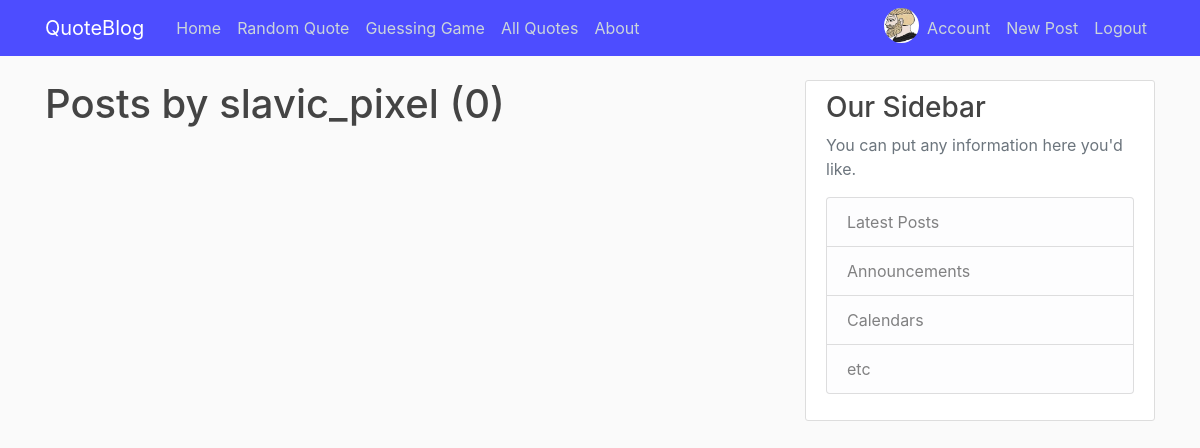
The app's page /user/slavic_pixel (signed in), older data.
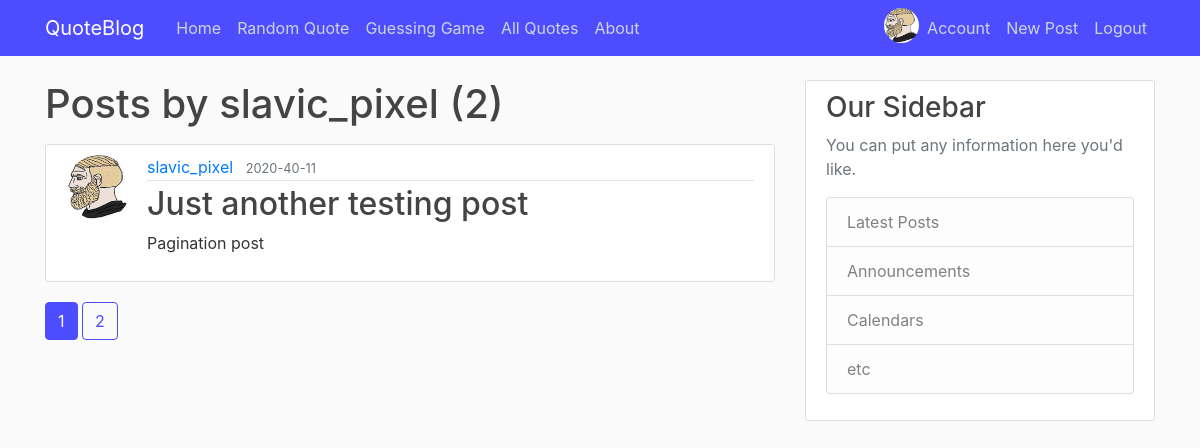
The same page, newer data.
### quoteblog/models.py (models this page shows, shortened)
class Post(db.Model):
    id = db.Column(db.Integer, primary_key=True)
    title =  db.Column(db.String(100), nullable=False)
    date_posted = db.Column(db.DateTime, nullable=False, default=datetime.utcnow)
    content = db.Column(db.Text, nullable=False)
    user_id = db.Column(db.Integer, db.ForeignKey('user.id'), nullable=False)

class User(db.Model, UserMixin):
    id = db.Column(db.Integer, primary_key=True)
    username = db.Column(db.String(20), unique=True, nullable=False)
    email = db.Column(db.String(120), unique=True, nullable=False)
    image_file = db.Column(db.String(20), nullable=False, default='default.jpg')
    password = db.Column(db.String(60), nullable=False)
    posts = db.relationship('Post', backref='author', lazy=True)

### quoteblog/users/routes.py (the view)
@users.route("/user/<string:username>")
def user_posts(username):
    page = request.args.get('page', 1, type=int)
    user = User.query.filter_by(username=username).first_or_404()
    posts = Post.query.filter_by(author=user)\
            .order_by(Post.date_posted.desc())\
            .paginate(page=page, per_page=1)
    return render_template('user_posts.html', posts=posts, user=user)

### quoteblog/models.py (called while the page is built)
@login_manager.user_loader
def load_user(user_id):
    return User.query.get(int(user_id))

### quoteblog/templates/user_posts.html
{% extends "layout.html" %}
{% block content %}
    <h1 class="mb-3">Posts by {{ user.username }} ({{ posts.total }})</h1>
    {% for post in posts.items %}
        <article class="media content-section">
          <img class="rounded-circle article-img" src="{{ url_for('static', filename='profile_pics/' + post.author.image_file) }}">
          <div class="media-body">
            <div class="article-metadata">
              <a class="mr-2" href="{{ url_for('users.user_posts', username=post.author.username) }}">{{ post.author.username }}</a>
              <small class="text-muted">{{ post.date_posted.strftime('%Y-%M-%d') }}</small>
            </div>
            <h2><a class="article-title" href="{{ url_for('posts.post', post_id=post.id) }}">{{ post.title }}</a></h2>
            <p class="article-content">{{ post.content }}</p>
          </div>
        </article>
    {% endfor %}
    {% for page_num in posts.iter_pages(left_edge=1, right_edge=1, left_current=1, right_current=2) %}
        {% if page_num %}
          {% if posts.page == page_num %}
            <a class="btn btn-info mb-4" href="{{ url_for('users.user_posts', username=user.username, page=page_num) }}">{{ page_num }}</a>
          {% else %}
            <a class="btn btn-outline-info mb-4" href="{{ url_for('users.user_posts', username=user.username, page=page_num) }}">{{ page_num }}</a>
          {% endif %}
        {% else %}
          ...
        {% endif %}
    {% endfor %}
{% endblock content %}

Row changes from the older to the newer data that the page shows:
added Post: image_file (picture), author.username "slavic_pixel", date_posted "2020-40-11", title "Just another testing post", content "Pagination post"
Text that changed along with them:
{{ posts.total }}: "0" → "2"
new list line: "1"
new list line: "2"
